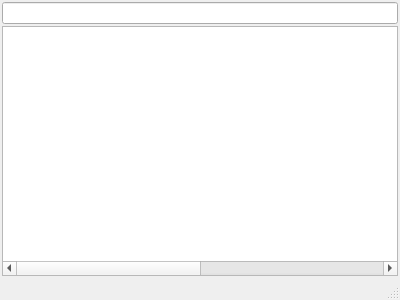
<?xml version="1.0" encoding="UTF-8"?>
<ui version="4.0">
 <class>MainWindow</class>
 <widget class="QMainWindow" name="MainWindow">
  <property name="geometry">
   <rect>
    <x>0</x>
    <y>0</y>
    <width>400</width>
    <height>300</height>
   </rect>
  </property>
  <property name="windowTitle">
   <string>MainWindow</string>
  </property>
  <widget class="QWidget" name="centralWidget">
   <layout class="QVBoxLayout" name="verticalLayout">
    <property name="spacing">
     <number>2</number>
    </property>
    <property name="margin">
     <number>2</number>
    </property>
    <item>
     <layout class="QHBoxLayout" name="horizontalLayout">
      <property name="spacing">
       <number>2</number>
      </property>
      <item>
       <widget class="QLineEdit" name="lineEdit"/>
      </item>
     </layout>
    </item>
    <item>
     <widget class="QTableWidget" name="tableWidget">
      <property name="columnCount">
       <number>2</number>
      </property>
      <attribute name="horizontalHeaderVisible">
       <bool>false</bool>
      </attribute>
      <attribute name="horizontalHeaderDefaultSectionSize">
       <number>200</number>
      </attribute>
      <attribute name="horizontalHeaderStretchLastSection">
       <bool>true</bool>
      </attribute>
      <attribute name="verticalHeaderVisible">
       <bool>false</bool>
      </attribute>
      <column/>
      <column/>
     </widget>
    </item>
   </layout>
  </widget>
  <widget class="QStatusBar" name="statusBar"/>
 </widget>
 <layoutdefault spacing="6" margin="11"/>
 <resources/>
 <connections/>
</ui>
